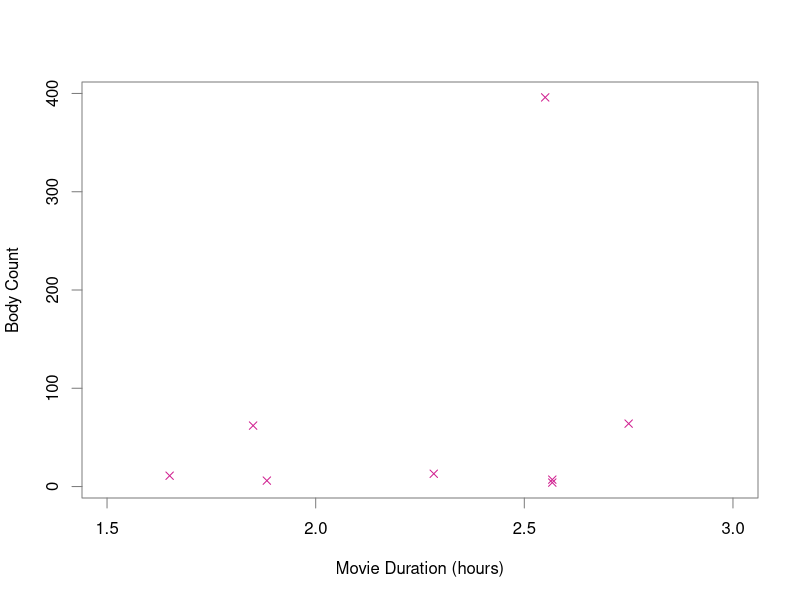
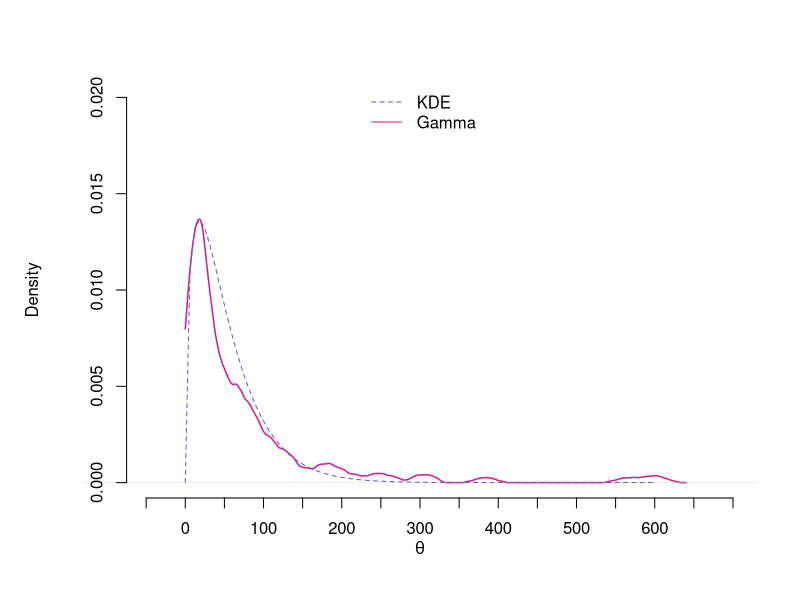

Recreate these plots in R, in order.
## ---- chunk 1
## Reading in datasets for the analysis

## Death count data (Quentin Taratino movies removed)
dc <- read.csv("filmdeathcounts_no-qt.csv", 
               header = TRUE, 
               stringsAsFactors = FALSE)

## Project dataset meta data
qt <- read.table("qt_data.txt", 
                 header = FALSE, 
                 col.names = c("movie", "body.count", "rating", "hours", "year", "genre"),
                 sep = ";",
                 strip.white = TRUE,
                 stringsAsFactors = FALSE)
## ---- chunk 2
plot(qt$hours, qt$body.count, ann = FALSE, axes = FALSE, xlim = c(1.5, 3), col = "violetred", pch = 4)
box(col = "gray50", lty = 1)
axis(1, at = seq.int(1.5, 3, 0.5), col = "gray50", lwd = 0, lwd.tick = 1)
axis(2, at = seq.int(0,400,100), col = "gray50", lwd = 0, lwd.tick = 1)
title(xlab = "Movie Duration (hours)", ylab = "Body Count")
## ---- chunk 3
## Genre list for project dataset
qt.g <- unique(unlist(strsplit(paste(qt$genre, collapse = ", ", sep = ""), ", ")))

## Splitting genre list for each movie in death count dataset
dc.g <- strsplit(tolower(dc$Genre), "|", fixed = TRUE)

## Checking if any genres match those of project genre list
dc$Genre_Match <- logical(1)
for (i in seq_along(dc.g)) {
  dc$Genre_Match[i] <- any(dc.g[[i]] %in% qt.g)
}

## Filter death count dataset
## 1) Rating R or Not Rates
## 2) Year later than 1991 (earliest is 1992)
## 3) Genre Match
dc.filt <- dc[dc$MPAA_Rating %in% c("R", "Unrated", "NR") & dc$Year > 1991 & dc$Genre_Match == TRUE, ]
rownames(dc.filt) <- 1:nrow(dc.filt)

h <- 10
alpha <- 1.5
beta <- 1/35.5

d <- density(dc.filt$Body_Count, kernel = "epanechnikov", bw = h, from = 0)
plot(d, ann = FALSE, axes = FALSE,
     xlim = c(-100, 700), ylim = c(0, 0.02), 
     bty = "n", col = "violetred", lwd = 1.5)
axis(1, at = seq.int(-50, 700, 50), labels = NA)
axis(1, at = seq.int(0, 600, 100), lwd = 0, lwd.ticks = 0)
axis(2, at = seq.int(0, 0.02, 0.005), pos = -75)
    
## Gamma parameter controls
g.mean <- alpha/beta
g.mode <- (alpha-1)/beta
g.var <- alpha/(beta)^2

## Plot theoretical gamma distribution
curve(dgamma(x, shape = alpha, rate = beta), from = 0, to = 600, add = TRUE, lty = 2, col = "slateblue")
#legend("top", legend = paste(c("Mean =", "Mode =", "Variance ="), c(g.mean, g.mode, g.var)), bty = "n")
legend("top", legend = c("KDE", "Gamma"), col = c("slateblue", "violetred"), lty = c(2,1), bty = "n")
title(xlab = expression(theta), ylab = "Density", line = 2)
